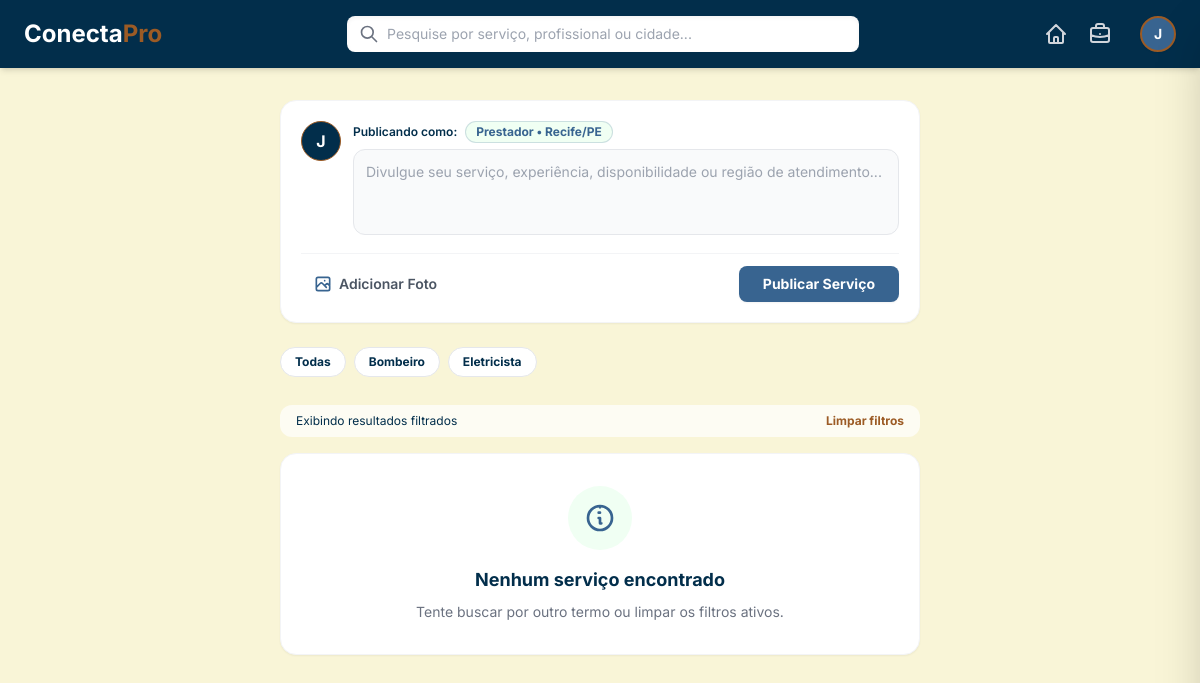
Before: /feed/?categoria=18 (signed in) with the older database file.
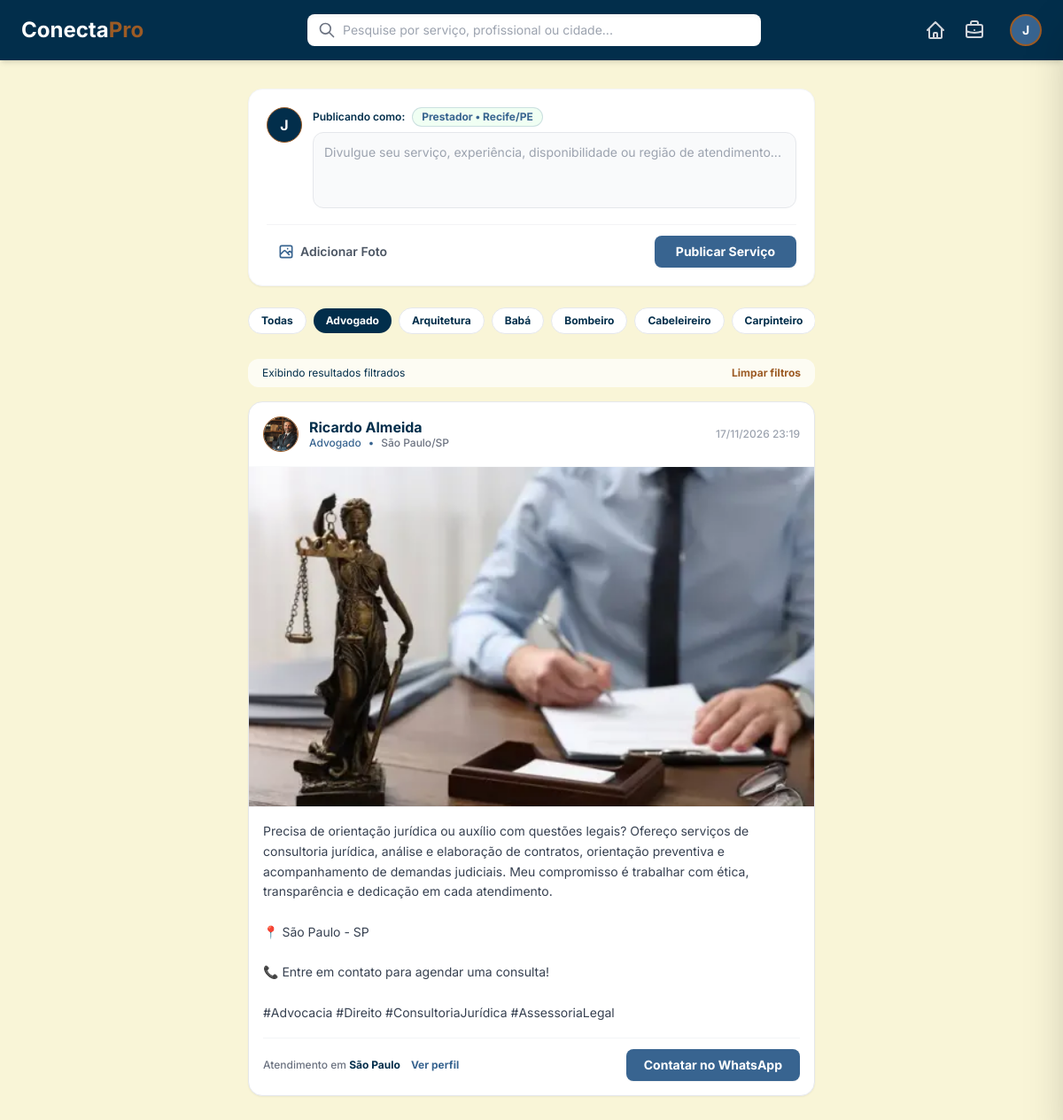
After: the same page with the newer database file.
### usuario/models.py (models this page shows, shortened)
class PerfilPrestador(models.Model):
    usuario = models.OneToOneField(User, on_delete=models.CASCADE, related_name='perfil_prestador')
    foto_perfil = models.ImageField(upload_to='fotos_perfil/', blank=True, null=True)
    telefone = models.CharField(max_length=20)
    cidade = models.CharField(max_length=100)
    estado = models.CharField(max_length=2)
    categoria = models.ForeignKey('feed.Categoria', on_delete=models.SET_NULL, null=True)
    descricao = models.TextField()
    data_criacao = models.DateTimeField(auto_now_add=True)

### feed/models.py (models this page shows, shortened)
class Categoria(models.Model):
    nome = models.CharField(max_length=100)

class Publicacao(models.Model):
    prestador = models.ForeignKey(PerfilPrestador, on_delete=models.CASCADE)
    categoria = models.ForeignKey(Categoria, on_delete=models.SET_NULL, null=True)
    texto = models.TextField()
    imagem = models.ImageField(upload_to='fotos_servicos/', blank=True, null=True)
    data_criacao = models.DateTimeField(auto_now_add=True)

### feed/views.py (the view, shortened to what this page needs)
# urls.py: path('feed/', include('feed.urls'))
@login_required(login_url='/login/')
def feed(request):
    perfil_prestador = PerfilPrestador.objects.filter(usuario=request.user).first()
    publicacoes = Publicacao.objects.select_related('prestador__usuario', 'categoria').all().order_by('-data_criacao')
    categorias = Categoria.objects.all().order_by('nome')
    busca = request.GET.get('q', '').strip()
    categoria_id = request.GET.get('categoria', '').strip()
    if categoria_id:
        publicacoes = publicacoes.filter(categoria_id=categoria_id)
    status = request.GET.get('status')
    return render(request, 'feed.html', {
        'publicacoes': publicacoes,
        'categorias': categorias,
        'perfil_prestador': perfil_prestador,
        'busca': busca,
        'categoria_selecionada': categoria_id,
        'status': status
    })

### feed/Templates/feed.html (shortened to what this page needs)
<!DOCTYPE html>
<html lang="pt-BR">
<head>
    {% load static %}
    <script src="https://cdn.tailwindcss.com"></script>
</head>
<body class="bg-[#F9F5D7] min-h-screen pb-12">
    {% include 'navbar.html' %}
    <main class="max-w-2xl mx-auto px-4 mt-8">
        {% if perfil_prestador %}
            <section class="bg-white p-5 rounded-2xl shadow-sm border border-gray-100 mb-6">
                <form action="{% url 'feed' %}" method="POST" enctype="multipart/form-data">
                    <div class="flex gap-3 items-start mb-3">
                        <div class="w-10 h-10 rounded-full bg-[#022E4B] text-white flex items-center justify-center font-bold uppercase overflow-hidden shrink-0 border border-[#9C5B25]">
                            {% if perfil_prestador.foto_perfil %}
                                <img src="{{ perfil_prestador.foto_perfil.url }}" alt="Avatar" class="w-full h-full object-cover">
                            {% else %}
                                {{ request.user.first_name|first }}
                            {% endif %}
                        </div>
                        <div class="flex-1">
                            <div class="flex items-center gap-2 mb-1.5">
                                <span class="text-xs font-semibold text-[#022E4B]">Publicando como:</span>
                                <span class="text-xs bg-[#F0FFF3] text-[#386490] font-bold px-2.5 py-0.5 rounded-full border border-[#386490]/20">
                                    {{ perfil_prestador.categoria.nome|default:"Prestador" }} • {{ perfil_prestador.cidade }}/{{ perfil_prestador.estado }}
                                </span>
                            </div>
                            <textarea
                                name="texto"
                                rows="3"
                                placeholder="Divulgue seu serviço, experiência, disponibilidade ou região de atendimento..."
                                class="w-full p-3 rounded-xl border border-gray-200 bg-gray-50 focus:bg-white focus:outline-none focus:ring-2 focus:ring-[#386490] text-gray-700 text-sm resize-none transition-colors"
                            ></textarea>
                        </div>
                    </div>
                    <div class="flex justify-between items-center pt-3 border-t border-gray-100">
                        <label for="inputImagem" class="cursor-pointer flex items-center gap-1.5 px-3 py-1.5 hover:bg-gray-50 rounded-lg transition-colors text-gray-600 font-semibold text-xs sm:text-sm">
                            Adicionar Foto
                        </label>
                        <button type="submit" class="bg-[#386490] text-white px-6 py-2 rounded-lg text-sm font-bold hover:bg-[#022E4B] transition-colors shadow-sm">
                            Publicar Serviço
                        </button>
                    </div>
                </form>
            </section>
        {% endif %}
        <div class="flex items-center gap-2 overflow-x-auto pb-3 mb-4">
            <a href="{% url 'feed' %}{% if busca %}?q={{ busca }}{% endif %}"
               class="px-3.5 py-1.5 rounded-full text-xs font-bold whitespace-nowrap transition-colors no-underline {% if not categoria_selecionada %}bg-[#022E4B] text-white{% else %}bg-white text-[#022E4B] border border-gray-200 hover:bg-gray-50{% endif %}">
                Todas
            </a>
            {% for cat in categorias %}
                <a href="?categoria={{ cat.id }}{% if busca %}&q={{ busca }}{% endif %}"
                   class="px-3.5 py-1.5 rounded-full text-xs font-bold whitespace-nowrap transition-colors no-underline {% if categoria_selecionada == cat.id|stringformat:'s' %}bg-[#022E4B] text-white{% else %}bg-white text-[#022E4B] border border-gray-200 hover:bg-gray-50{% endif %}">
                    {{ cat.nome }}
                </a>
            {% endfor %}
        </div>
        {% if busca or categoria_selecionada %}
            <div class="flex items-center justify-between bg-white/70 px-4 py-2 rounded-xl mb-4 text-xs text-[#022E4B]">
                <span>
                    Exibindo resultados filtrados
                </span>
                <a href="{% url 'feed' %}" class="text-[#9C5B25] font-bold hover:underline">Limpar filtros</a>
            </div>
        {% endif %}
        <section class="flex flex-col gap-6">
            {% for pub in publicacoes %}
                <article class="bg-white rounded-2xl shadow-sm border border-gray-200 overflow-hidden">
                    <div class="p-4 flex items-center justify-between border-b border-gray-50 gap-2">
                        <a href="{% url 'vitrine_prestador' pub.prestador.id %}" class="flex items-center gap-3 group no-underline min-w-0">
                            <div class="w-10 h-10 rounded-full bg-[#022E4B] text-white flex items-center justify-center font-bold uppercase overflow-hidden border border-[#9C5B25] shrink-0">
                                {% if pub.prestador.foto_perfil %}
                                    <img src="{{ pub.prestador.foto_perfil.url }}" alt="Foto de {{ pub.prestador.usuario.first_name }}" class="w-full h-full object-cover">
                                {% else %}
                                    {{ pub.prestador.usuario.first_name|first }}
                                {% endif %}
                            </div>
                            <div class="truncate">
                                <h3 class="font-bold text-[#022E4B] leading-tight group-hover:text-[#9C5B25] transition-colors truncate">{{ pub.prestador.usuario.first_name }}</h3>
                                <div class="flex items-center gap-2 text-xs text-[#386490] font-medium">
                                    <span>{{ pub.categoria.nome|default:"Serviço Geral" }}</span>
                                    <span>•</span>
                                    <span class="text-gray-500">{{ pub.prestador.cidade }}/{{ pub.prestador.estado }}</span>
                                </div>
                            </div>
                        </a>
                        <div class="flex items-center gap-3 shrink-0">
                            <span class="text-xs text-gray-400 font-medium hidden sm:inline">{{ pub.data_criacao|date:"d/m/Y H:i" }}</span>
                        </div>
                    </div>
                    {% if pub.imagem %}
                        <div class="w-full max-h-96 bg-[#F0FFF3] flex items-center justify-center border-b border-gray-100 overflow-hidden">
                            <img src="{{ pub.imagem.url }}" class="w-full h-full object-cover" alt="Foto do serviço">
                        </div>
                    {% endif %}
                    <div class="p-4">
                        <p class="text-sm text-gray-700 mb-4 whitespace-pre-line leading-relaxed">{{ pub.texto }}</p>
                        <div class="pt-3 border-t border-gray-100 flex justify-between items-center">
                            <div class="flex items-center gap-3">
                                <span class="text-xs text-gray-500 font-medium">Atendimento em <strong class="text-[#022E4B]">{{ pub.prestador.cidade }}</strong></span>
                                <a href="{% url 'vitrine_prestador' pub.prestador.id %}" class="text-xs font-bold text-[#386490] hover:underline">
                                    Ver perfil
                                </a>
                            </div>
                            <a href="https://wa.me/{{ pub.prestador.telefone }}?text=Olá {{ pub.prestador.usuario.first_name }}! Vi seu anúncio de {{ pub.categoria.nome }} no ConectaPro." target="_blank"
                               class="bg-[#386490] text-white px-5 py-2 rounded-lg text-sm font-bold hover:bg-[#022E4B] transition-colors shadow-sm no-underline">
                                Contatar no WhatsApp
                            </a>
                        </div>
                    </div>
                </article>
            {% empty %}
                <div class="bg-white p-8 rounded-2xl shadow-sm border border-gray-100 text-center">
                    <div class="w-16 h-16 bg-[#F0FFF3] text-[#386490] rounded-full flex items-center justify-center mx-auto mb-4">
                        <svg class="w-8 h-8" fill="none" stroke="currentColor" viewBox="0 0 24 24"><path stroke-linecap="round" stroke-linejoin="round" stroke-width="2" d="M13 16h-1v-4h-1m1-4h-1m1-4h.01M21 12a9 9 0 11-18 0 9 9 0 0118 0z"></path></svg>
                    </div>
                    <h3 class="text-[#022E4B] font-bold text-lg mb-2">Nenhum serviço encontrado</h3>
                    <p class="text-gray-500 text-sm">
                        {% if busca or categoria_selecionada %}
                            Tente buscar por outro termo ou limpar os filtros ativos.
                        {% else %}
                            Nenhum serviço publicado ainda. Seja o primeiro a anunciar!
                        {% endif %}
                    </p>
                </div>
            {% endfor %}
        </section>
    </main>
</body>
</html>

### feed/Templates/navbar.html (shortened to what this page needs)
<header class="bg-[#022E4B] text-white p-3 sm:p-4 shadow-md sticky top-0 z-40">
    <div class="max-w-6xl mx-auto flex justify-between items-center gap-3 sm:gap-4">
        <a href="{% url 'feed' %}" class="text-xl sm:text-2xl font-bold hover:opacity-80 transition-opacity shrink-0 no-underline text-white">
            Conecta<span class="text-[#9C5B25]">Pro</span>
        </a>
        <div class="flex-1 max-w-lg hidden sm:block">
            <form method="GET" action="{% url 'feed' %}" class="relative flex items-center w-full">
                <div class="absolute inset-y-0 left-0 flex items-center pl-3 pointer-events-none">
                </div>
                <input
                    type="text"
                    name="q"
                    value="{{ busca|default:'' }}"
                    placeholder="Pesquise por serviço, profissional ou cidade..."
                    class="w-full pl-10 pr-4 py-2 bg-white rounded-lg text-[#022E4B] text-sm focus:outline-none focus:ring-2 focus:ring-[#386490] border-none transition-all shadow-inner"
                />
            </form>
        </div>
        <div class="flex items-center gap-3 sm:gap-5 shrink-0">
            <a href="{% url 'feed' %}" class="text-gray-300 hover:text-white transition-colors" title="Home">
                <svg class="w-6 h-6" fill="none" stroke="currentColor" viewBox="0 0 24 24">
                    <path stroke-linecap="round" stroke-linejoin="round" stroke-width="2" d="M3 12l2-2m0 0l7-7 7 7M5 10v10a1 1 0 001 1h3m10-11l2 2m-2-2v10a1 1 0 01-1 1h-3m-6 0a1 1 0 001-1v-4a1 1 0 011-1h2a1 1 0 011 1v4a1 1 0 001 1m-6 0h6" />
                </svg>
            </a>
            <a href="{% if request.user.perfil_prestador %}{% url 'vitrine_prestador' request.user.perfil_prestador.id %}{% else %}{% url 'gerenciar_perfil_prestador' %}{% endif %}"
               class="hidden sm:block text-gray-300 hover:text-white transition-colors"
               title="Minha Vitrine">
            </a>
            <button
                id="btnAbrirMenu"
                class="flex items-center hover:opacity-80 transition-opacity ml-1 sm:ml-2"
                title="Menu do Perfil"
            >
                <div class="w-8 h-8 sm:w-9 sm:h-9 rounded-full bg-[#386490] border-2 border-[#9C5B25] flex items-center justify-center text-sm overflow-hidden shadow-sm uppercase">
                    {% if request.user.perfil_prestador.foto_perfil %}
                        <img src="{{ request.user.perfil_prestador.foto_perfil.url }}" alt="Foto de perfil" class="w-full h-full object-cover">
                    {% else %}
                        <span class="text-white font-bold">{{ request.user.first_name|default:"U"|first }}</span>
                    {% endif %}
                </div>
            </button>
        </div>
    </div>
</header>

### feed/Templates/feed.html (style rules this page uses)
body { font-family: 'Inter', sans-serif; }

Changed rows visible on the page:
removed Categoria: nome "Eletricista"
added Categoria: nome "Advogado"
added Categoria: nome "Arquitetura"
added Categoria: nome "Babá"
added Categoria: nome "Cabeleireiro"
added Categoria: nome "Carpinteiro"
added Publicacao: prestador.foto_perfil (picture), prestador.usuario.first_name "Ricardo Almeida", categoria.nome "Advogado", prestador.cidade "São Paulo", prestador.estado "SP", data_criacao "17/11/2026 23:19", imagem (picture), texto "Precisa de orientação jurídica ou auxílio com questões legais? Ofereço serviços de consultoria jurídica, análise e elaboração de contratos, orientação preventiva e acompanhamento de demandas judiciais. Meu compromisso é trabalhar com ética, transparência e dedicação em cada atendimento. 📍 São Paulo - SP 📞 Entre em contato para agendar uma consulta! #Advocacia #Direito #ConsultoriaJurídica #AssessoriaLegal"
Other visible differences:
text no longer shown: "Nenhum serviço encontrado Tente buscar por outro termo ou limpar os filtros ativos."
